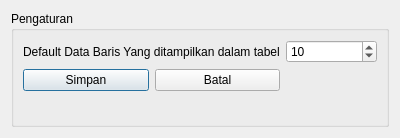
<?xml version="1.0" encoding="UTF-8"?>
<ui version="4.0">
 <class>PengaturanHowMany</class>
 <widget class="QDialog" name="PengaturanHowMany">
  <property name="geometry">
   <rect>
    <x>0</x>
    <y>0</y>
    <width>400</width>
    <height>138</height>
   </rect>
  </property>
  <property name="windowTitle">
   <string>Pengaturan</string>
  </property>
  <layout class="QGridLayout" name="gridLayout_2">
   <item row="0" column="0">
    <layout class="QGridLayout" name="gridLayout">
     <item row="0" column="0">
      <widget class="QGroupBox" name="groupBox">
       <property name="title">
        <string>Pengaturan</string>
       </property>
       <layout class="QGridLayout" name="gridLayout_4">
        <item row="0" column="0">
         <layout class="QGridLayout" name="gridLayout_3">
          <item row="1" column="0">
           <widget class="QPushButton" name="pushButton_simpan">
            <property name="text">
             <string>Simpan</string>
            </property>
           </widget>
          </item>
          <item row="0" column="2" colspan="2">
           <widget class="QSpinBox" name="spinBox">
            <property name="minimum">
             <number>5</number>
            </property>
            <property name="maximum">
             <number>1000000</number>
            </property>
            <property name="value">
             <number>10</number>
            </property>
           </widget>
          </item>
          <item row="2" column="0">
           <spacer name="verticalSpacer">
            <property name="orientation">
             <enum>Qt::Vertical</enum>
            </property>
            <property name="sizeHint" stdset="0">
             <size>
              <width>20</width>
              <height>40</height>
             </size>
            </property>
           </spacer>
          </item>
          <item row="1" column="1">
           <widget class="QPushButton" name="pushButton_batal">
            <property name="text">
             <string>Batal</string>
            </property>
           </widget>
          </item>
          <item row="0" column="0" colspan="2">
           <widget class="QLabel" name="label">
            <property name="text">
             <string>Default Data Baris Yang ditampilkan dalam tabel</string>
            </property>
           </widget>
          </item>
         </layout>
        </item>
       </layout>
      </widget>
     </item>
    </layout>
   </item>
  </layout>
 </widget>
 <resources/>
 <connections/>
</ui>
